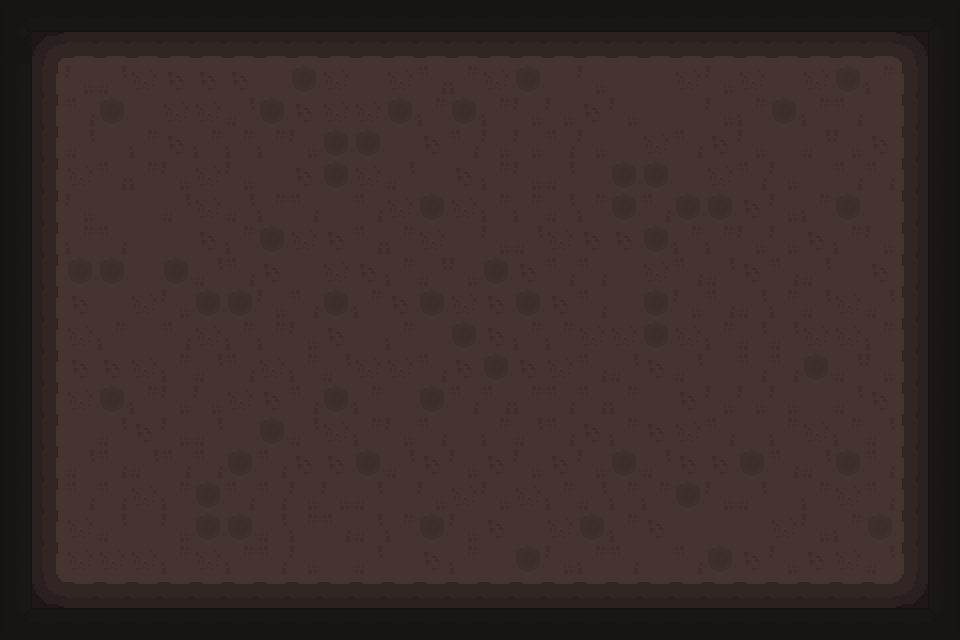

This game map was drawn from its Tiled (.tmx) file and the tilesets committed beside it. A one-line description and the full map source follow:
An orthogonal 30x20 tile map with 32x32 px tiles, 1 tile layer (Tile Layer 1).

<map version="1.10" tiledversion="1.11.1-99-gec89c545" orientation="orthogonal" renderorder="right-down" width="30" height="20" tilewidth="32" tileheight="32" infinite="0" nextlayerid="2" nextobjectid="1">
 <editorsettings>
  <export target="../Levels/level2.xml" format="tmx" />
 </editorsettings>
 <tileset firstgid="1" source="../../Tiles/level_tiles.tsx" />
 <layer id="1" name="Tile Layer 1" width="30" height="20">
  <data encoding="csv">
35,37,37,37,37,37,37,37,37,37,37,37,37,37,37,37,37,37,37,37,37,37,37,37,37,37,37,37,37,36,
51,41,43,43,43,43,43,43,43,43,43,43,43,43,43,43,43,43,43,43,43,43,43,43,43,43,43,43,42,54,
38,44,62,46,64,48,48,48,45,61,64,45,64,47,63,64,61,45,62,45,45,64,62,64,45,64,61,63,60,54,
38,44,47,61,45,64,64,46,61,48,64,64,61,63,61,63,62,62,48,62,45,45,62,63,61,63,47,45,60,54,
38,44,46,45,63,48,63,63,63,62,61,61,45,48,47,62,62,47,62,45,64,47,48,62,45,46,62,48,60,54,
38,44,64,47,63,62,64,62,45,48,61,64,46,45,48,63,62,46,45,61,61,45,64,47,62,45,47,47,60,54,
38,44,62,45,45,46,64,46,63,47,45,47,64,61,64,63,63,46,63,61,47,61,61,48,62,63,61,45,60,54,
38,44,63,47,45,45,48,63,61,64,48,47,63,64,45,62,46,64,48,48,61,63,63,62,62,48,63,62,60,54,
38,44,61,61,45,61,46,47,48,45,64,48,63,46,62,61,48,47,47,45,64,47,46,48,47,46,45,48,60,54,
38,44,48,45,64,62,61,61,62,47,61,63,48,61,64,48,61,48,47,45,61,62,47,46,63,46,64,46,60,54,
38,44,64,63,45,47,64,63,63,62,48,45,63,45,61,48,63,63,64,64,61,64,63,46,46,64,64,63,60,54,
38,44,48,48,64,63,46,47,64,63,46,64,64,47,48,61,48,64,47,46,48,46,45,47,47,61,46,62,60,54,
38,44,64,61,63,62,62,64,48,47,61,63,45,61,47,47,63,47,47,63,45,48,62,62,62,45,46,48,60,54,
38,44,45,46,48,62,46,45,61,46,64,63,62,47,45,63,46,47,48,63,48,64,47,45,63,64,63,46,60,54,
38,44,46,47,46,47,47,61,47,48,48,61,46,48,62,48,62,48,62,61,46,48,48,61,47,46,61,47,60,54,
38,44,47,47,64,63,61,47,47,62,62,46,45,62,64,62,64,63,46,63,63,61,62,46,45,63,64,47,60,54,
38,44,64,46,45,62,61,61,46,63,47,46,63,61,62,48,45,64,61,63,48,45,45,45,64,62,63,61,60,54,
38,44,64,64,64,63,64,63,47,62,45,46,45,48,63,45,61,62,63,47,45,47,61,48,62,48,64,46,60,54,
38,57,59,59,59,59,59,59,59,59,59,59,59,59,59,59,59,59,59,59,59,59,59,59,59,59,59,59,58,54,
51,53,53,53,53,53,53,53,53,53,53,53,53,53,53,53,53,53,53,53,53,53,53,53,53,53,53,53,53,52
</data>
 </layer>
</map>
